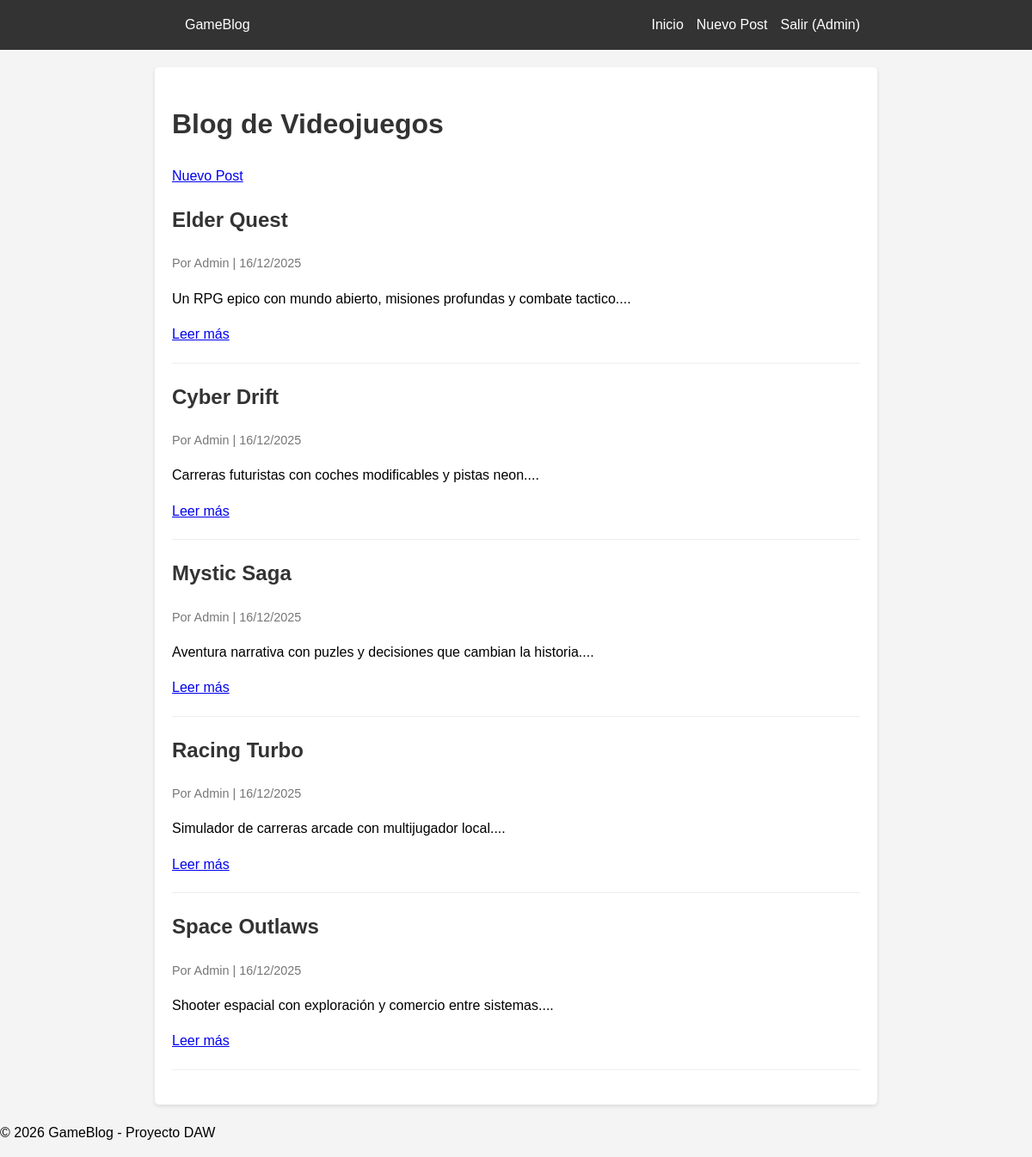
Page /index.php?action=posts (signed in) on the committed database.
### tables this page shows
CREATE TABLE IF NOT EXISTS posts (
    id INT AUTO_INCREMENT PRIMARY KEY,
    user_id INT NOT NULL,
    title VARCHAR(150) NOT NULL,
    content TEXT NOT NULL,
    image_url VARCHAR(255) DEFAULT NULL,
    created_at TIMESTAMP DEFAULT CURRENT_TIMESTAMP,
    FOREIGN KEY (user_id) REFERENCES users(id) ON DELETE CASCADE
);

CREATE TABLE IF NOT EXISTS users (
    id INT AUTO_INCREMENT PRIMARY KEY,
    username VARCHAR(80) NOT NULL,
    email VARCHAR(120) NOT NULL UNIQUE,
    password_hash VARCHAR(255) NOT NULL,
    role ENUM('admin', 'writer', 'subscriber') DEFAULT 'subscriber',
    created_at TIMESTAMP DEFAULT CURRENT_TIMESTAMP
);

### controllers/PostController.php (called while the page is built, shortened)
<?php
require_once __DIR__ . '/../models/Post.php';
class PostController {
    private $postModel;
    public function __construct() {
        $database = new Database();
        $db = $database->getConnection();
        $this->postModel = new Post($db);
    }
    protected function render(string $view, array $data = []) {
        extract($data);
        include __DIR__ . '/../views/' . $view;
    }
    public function index() {
        $posts = $this->postModel->allWithAuthor();
        return $this->render('posts/index.php', ['posts' => $posts]);
    }
}

### models/Post.php (called while the page is built, shortened)
<?php
class Post {
    private $db;
    public function __construct($db) {
        $this->db = $db;
    }
    public function allWithAuthor() {
        $stmt = $this->db->query("SELECT posts.*, users.username FROM posts JOIN users ON posts.user_id = users.id ORDER BY posts.created_at DESC");
        return $stmt->fetchAll();
    }
}

### views/posts/index.php (the view)
<?php include __DIR__ . '/../layout/header.php'; ?>
<div class="posts-container">
    <h1>Blog de Videojuegos</h1>
    <?php if (isset($_SESSION['user_id'])): ?>
        <p><a href="index.php?action=create_post" class="button">Nuevo Post</a></p>
    <?php endif; ?>
    <div class="posts-grid">
        <?php foreach ($posts as $post): ?>
            <article class="post-card">
                <h2><?= htmlspecialchars($post['title']) ?></h2>
                <div class="post-meta">
                    Por <?= htmlspecialchars($post['username']) ?> | <?= date('d/m/Y', strtotime($post['created_at'])) ?>
                </div>
                <p>
                    <?= nl2br(htmlspecialchars(substr($post['content'], 0, 150))) ?>...
                </p>
                <a href="index.php?action=show_post&id=<?= $post['id'] ?>">Leer más</a>
            </article>
        <?php endforeach; ?>
    </div>
</div>
<?php include __DIR__ . '/../layout/footer.php'; ?>

### public/style.css (style rules this page uses)
body { font-family: sans-serif; line-height: 1.6; margin: 0; padding: 0; background-color: #f4f4f4; }
h1, h2 { color: #333; }
.post-card { border-bottom: 1px solid #eee; padding-bottom: 20px; margin-bottom: 20px; }
.post-meta { color: #777; font-size: 0.9em; }

### rows in the picture
posts: title "Elder Quest", user.username "Admin", created_at "16/12/2025", content "Un RPG epico con mundo abierto, misiones profundas y combate tactico."
posts: title "Cyber Drift", user.username "Admin", created_at "16/12/2025", content "Carreras futuristas con coches modificables y pistas neon."
posts: title "Mystic Saga", user.username "Admin", created_at "16/12/2025", content "Aventura narrativa con puzles y decisiones que cambian la historia."
posts: title "Racing Turbo", user.username "Admin", created_at "16/12/2025", content "Simulador de carreras arcade con multijugador local."
posts: title "Space Outlaws", user.username "Admin", created_at "16/12/2025", content "Shooter espacial con exploración y comercio entre sistemas."

### other values in the picture
$_SESSION['username'] "Admin"
